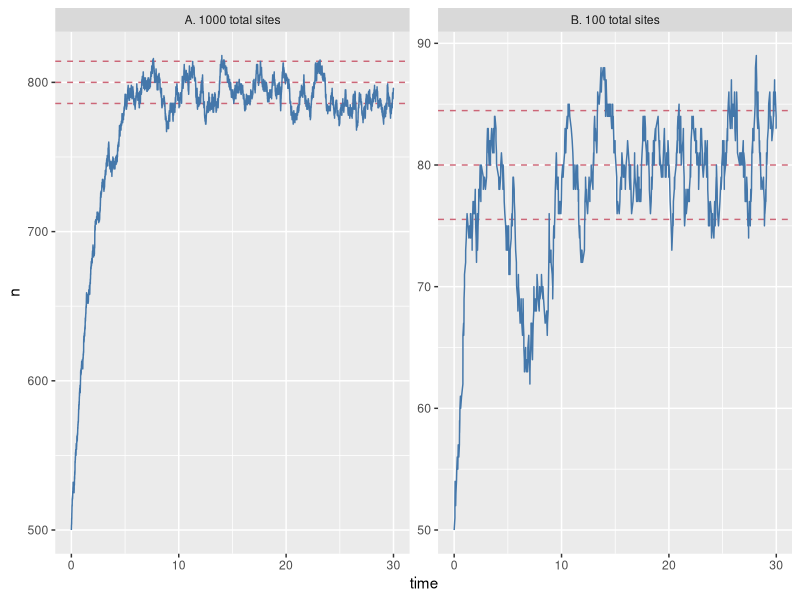

Generate this figure with R:
## ---- chunk 1
#| label: setup
#| include: false
library(dplyr)
library(readr)
library(ggplot2)
library(ggthemes)
## ---- chunk 2
#| label: set-theme
theme_set(theme_grey())
# create colour palette
colours <- ptol_pal()(2)
## ---- chunk 3
#| label: fig-site-simulation
#| fig-cap: "Population dynamics from a Gillespie simulation of the Levins model with large (N=1000, panel A) and small (N=100, panel B) number of sites (blue) show relatively weaker effects of demographic noise in the bigger system. Models are otherwise identical, with e = 0.2 and c = 1 (code in appendix A). Theoretical predictions for mean and plus/minus one standard deviation shown in horizontal re dashed lines."
# load-data
data <- read_csv(here::here("analysis", "data", "gillespie.csv"), col_types = "cdiddd")  

# recode-data
data <- data %>% 
  mutate(system_size = recode(system_size, 
                              large = "A. 1000 total sites", 
                              small = "B. 100 total sites")) 

# plot-gillespie
data %>%
  ggplot(aes(x = time)) + 
  geom_hline(aes(yintercept = mean), lty=2, col=colours[2]) + 
  geom_hline(aes(yintercept = minus_sd), lty=2, col=colours[2]) + 
  geom_hline(aes(yintercept = plus_sd), lty=2, col=colours[2]) + 
  geom_line(aes(y = n), col=colours[1]) +
  facet_wrap(~system_size, scales = "free_y") 

